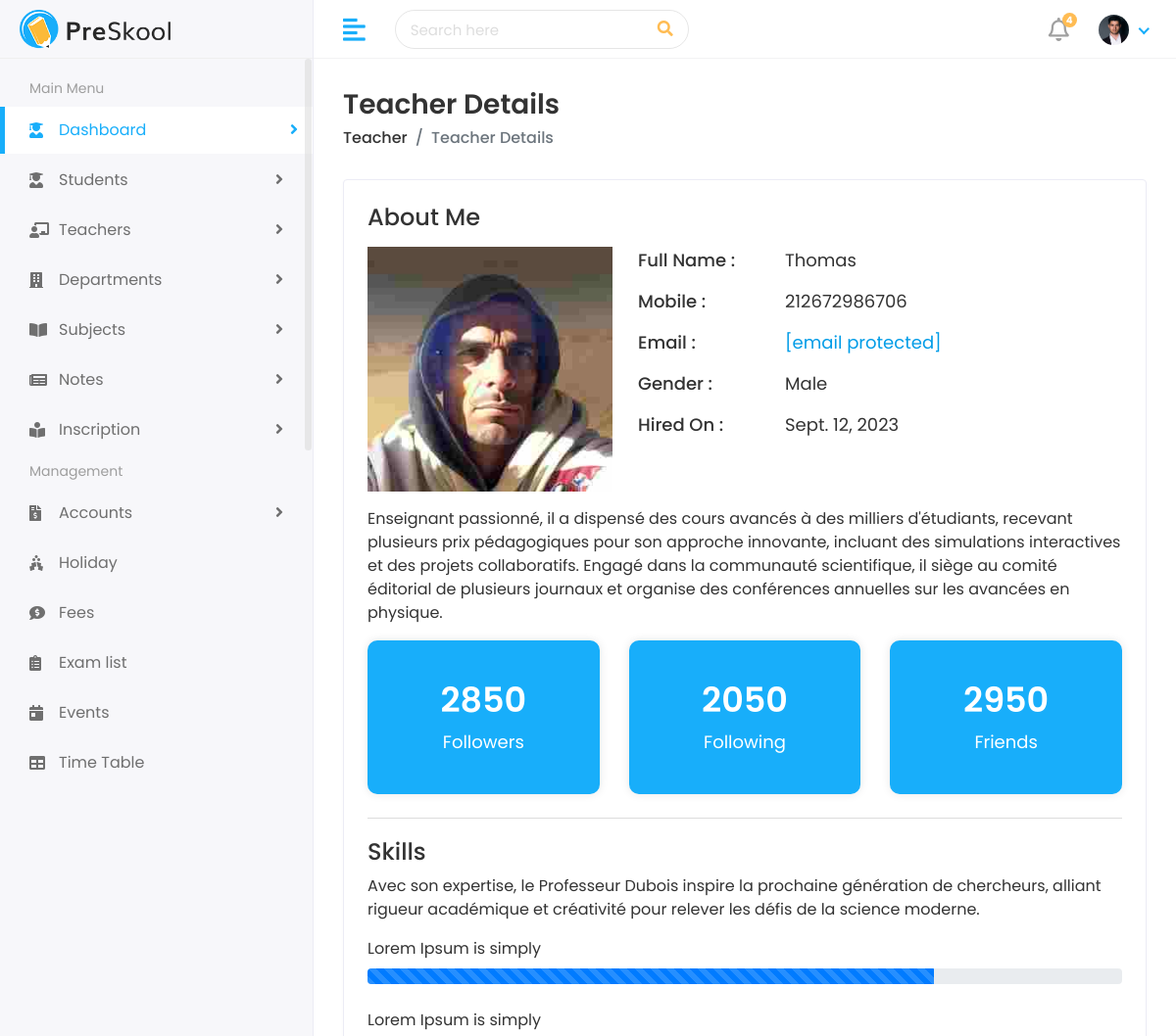
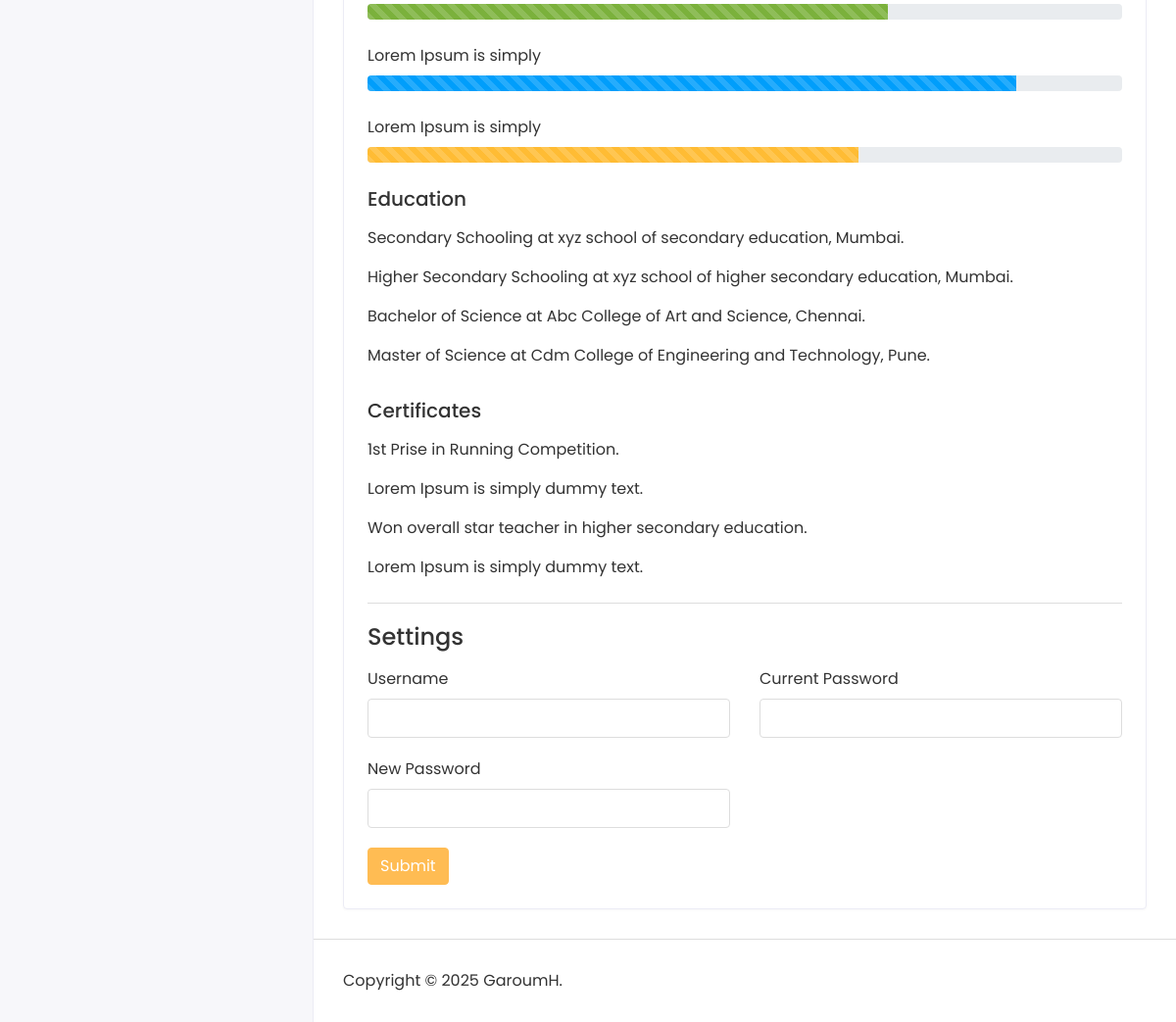
The page /teachers/teachers/thomas-bird-tec13/ (signed in) on the database its author committed (2 pictures, top to bottom).
### teachers/models.py (models this page shows, shortened)
class Teacher(models.Model):
    first_name = models.CharField(max_length=100)
    last_name = models.CharField(max_length=100)
    teacher_id = models.CharField(max_length=20)
    gender=models.CharField(max_length=10, choices=[('Male', 'Male'), ('Female', 'Female'), ('Others', 'Others')])
    mobil_number = models.CharField(max_length=15)
    teacher_email = models.EmailField(unique=True)
    subject = models.CharField(max_length=100)
    hired_on= models.DateField()
    teacher_image= models.ImageField(upload_to='teachers/', blank=True)
    is_active=models.BooleanField(default=True)
    slug = models.SlugField(max_length=255, unique=True, blank=True)

### teachers/views.py (the view)
# urls.py: path('teachers/<str:slug>/', views.view_teacher, name='view_teacher'),
def view_teacher(request, slug):
    teacher = get_object_or_404(Teacher, slug=slug)
    return render(request, "teachers/teacher-details.html", {
        'teacher': teacher
    })

### school/context_processors.py (called while the page is built)
def notifications(request):
    if request.user.is_authenticated:
        unread_notification = request.user.notification_set.filter(
            is_read=False)
        unread_notification_count = unread_notification.count()
        return {'unread_notification': unread_notification,
                'unread_notification_count': unread_notification_count}
    return {}

### templates/teachers/teacher-details.html (shortened to what this page needs)
{% extends 'Home/base.html' %}
{% load static %}
{% block body %}
<div class="page-wrapper">
    <div class="content container-fluid">
        <div class="page-header">
            <div class="row">
                <div class="col-sm-12">
                    <h3 class="page-title">Teacher Details</h3>
                    <ul class="breadcrumb">
                        <li class="breadcrumb-item"><a href="/teacher">Teacher</a></li>
                        <li class="breadcrumb-item active">Teacher Details</li>
                    </ul>
                </div>
            </div>
        </div>
        <div class="card">
            <div class="card-body">
                <div class="row">
                    <div class="col-md-12">
                        <div class="about-info">
                            <h4>About Me</h4>
                            <div class="media mt-3">
                                <img src="{{teacher.teacher_image.url}}" class="mr-3" alt="...">
                                <div class="media-body">
                                    <ul>
                                        <li>
                                            <span class="title-span">Full Name : </span>
                                            <span class="info-span">{{ teacher.first_name}}</span>
                                        </li>
                                        <li>
                                            <span class="title-span">Mobile : </span>
                                            <span class="info-span">{{teacher.mobil_number}}</span>
                                        </li>
                                        <li>
                                            <span class="title-span">Email : </span>
                                            <span class="info-span"><a href="{{teacher.teacher_email}}"
                                                    class="__cf_email__"
                                                    data-cfemail="7216131b010b32151f131b1e5c111d1f">[email&#160;protected]</a></span>
                                        </li>
                                        <li>
                                            <span class="title-span">Gender : </span>
                                            <span class="info-span">{{teacher.gender}}</span>
                                        </li>
                                        <li>
                                            <span class="title-span">Hired On : </span>
                                            <span class="info-span">{{teacher.hired_on}}</span>
                                        </li>
                                    </ul>
                                </div>
                            </div>
                            <div class="row mt-3">
                                <div class="col-md-12">
                                    <p>Enseignant passionné, il a dispensé des cours avancés à des milliers d'étudiants,
                                        recevant plusieurs prix pédagogiques pour son approche innovante, incluant des
                                        simulations interactives et des projets collaboratifs. Engagé dans la communauté
                                        scientifique, il siège au comité éditorial de plusieurs journaux et organise des
                                        conférences annuelles sur les avancées en physique.</p>
                                </div>
                            </div>
                            <div class="row follow-sec">
                                <div class="col-md-4 mb-3">
                                    <div class="blue-box">
                                        <h3>2850</h3>
                                        <p>Followers</p>
                                    </div>
                                </div>
                                <div class="col-md-4 mb-3">
                                    <div class="blue-box">
                                        <h3>2050</h3>
                                        <p>Following</p>
                                    </div>
                                </div>
                                <div class="col-md-4 mb-3">
                                    <div class="blue-box">
                                        <h3>2950</h3>
                                        <p>Friends</p>
                                    </div>
                                </div>
                            </div>
                        </div>
                    </div>
                </div>
                <div class="row mt-2">
                    <div class="col-md-12">
                        <div class="skill-info">
                            <h4>Skills</h4>
                            <p>Avec son expertise, le Professeur Dubois inspire la prochaine génération de chercheurs,
                                alliant rigueur académique et créativité pour relever les défis de la science moderne.
                            </p>
                            <ul>
                                <li>
                                    <label>Lorem Ipsum is simply</label>
                                    <div class="progress">
                                        <div class="progress-bar progress-bar-striped progress-bar-animated"
                                            role="progressbar" aria-valuenow="75" aria-valuemin="0" aria-valuemax="100"
                                            style="width: 75%"></div>
                                    </div>
                                </li>
                                <li>
                                    <label>Lorem Ipsum is simply</label>
                                    <div class="progress">
                                        <div class="progress-bar progress-bar-striped progress-bar-animated bg-success"
                                            role="progressbar" aria-valuenow="69" aria-valuemin="0" aria-valuemax="100"
                                            style="width: 69%"></div>
                                    </div>
                                </li>
                                <li>
                                    <label>Lorem Ipsum is simply</label>
                                    <div class="progress">
                                        <div class="progress-bar progress-bar-striped progress-bar-animated bg-info"
                                            role="progressbar" aria-valuenow="86" aria-valuemin="0" aria-valuemax="100"
                                            style="width: 86%"></div>
                                    </div>
                                </li>
                                <li>
                                    <label>Lorem Ipsum is simply</label>
                                    <div class="progress">
                                        <div class="progress-bar progress-bar-striped progress-bar-animated bg-warning"
                                            role="progressbar" aria-valuenow="65" aria-valuemin="0" aria-valuemax="100"
                                            style="width: 65%"></div>
                                    </div>
                                </li>
                            </ul>
                            <div class="row mt-3">
                                <div class="col-md-12">
                                    <h5>Education</h5>
                                    <p class="mt-3">Secondary Schooling at xyz school of secondary education, Mumbai.
                                    </p>
                                    <p>Higher Secondary Schooling at xyz school of higher secondary education, Mumbai.
                                    </p>
                                    <p>Bachelor of Science at Abc College of Art and Science, Chennai.</p>
                                    <p>Master of Science at Cdm College of Engineering and Technology, Pune.</p>
                                </div>
                            </div>
                            <div class="row mt-3">
                                <div class="col-md-12">
                                    <h5>Certificates</h5>
                                    <p class="mt-3">1st Prise in Running Competition.</p>
                                    <p>Lorem Ipsum is simply dummy text.</p>
                                    <p>Won overall star teacher in higher secondary education.</p>
                                    <p>Lorem Ipsum is simply dummy text.</p>
                                </div>
                            </div>
                        </div>
                    </div>
                </div>
                <div class="row mt-2">
                    <div class="col-md-12">
                        <div class="skill-info">
                            <h4>Settings</h4>
                            <form>
                                <div class="row mt-3">
                                    <div class="col-12 col-sm-6">
                                        <div class="form-group">
                                            <label>Username</label>
                                            <input type="text" class="form-control">
                                        </div>
                                    </div>
                                    <div class="col-12 col-sm-6">
                                        <div class="form-group">
                                            <label>Current Password</label>
                                            <input type="password" class="form-control">
                                        </div>
                                    </div>
                                    <div class="col-12 col-sm-6">
                                        <div class="form-group">
                                            <label>New Password</label>
                                            <input type="password" class="form-control">
                                        </div>
                                    </div>
                                    <div class="col-12">
                                        <button type="submit" class="btn btn-primary">Submit</button>
                                    </div>
                                </div>
                            </form>
                        </div>
                    </div>
                </div>
            </div>
        </div>
    </div>
    <footer>
        <p>Copyright © 2025 GaroumH.</p>
    </footer>
</div>
</div>
</body>
</html>
{% endblock %}

### static/assets/css/style.css (style rules this page uses)
html { height: 100%; }
body { background-color: #fff; color: #333; font-family: 'Poppins', sans-serif; font-size: 1rem; height: 100%; line-height: 1.5; overflow-x: hidden; }
h1, h2, h3, h4, h5, h6 { font-family: 'Poppins', sans-serif; margin-top: 0; }
.form-control { border: 1px solid #ddd; box-shadow: none; color: #333; font-size: 15px; height: 40px; }
input, input:focus, button, button:focus { outline: none; }
input[type=text], input[type=password] { -webkit-appearance: none; -moz-appearance: none; appearance: none; }
.form-group { margin-bottom: 1.25rem; }
ul, ol { padding: 0px; list-style: none; }
.bg-success, .badge-success { background-color: #7bb13c !important; }
.bg-info, .badge-info { background-color: #009efb !important; }
.bg-warning, .badge-warning { background-color: #ffbc34 !important; }
.btn-primary { background-color: #FFBC53; border: 1px solid #FFBC53; }
.card { border: 1px solid #ececf5; box-shadow: 0 1px 3px 0 rgba(0, 0, 0, 0.03); margin-bottom: 1.875rem; }
.card-body { padding: 1.5rem; }
footer { padding: 1.875rem 1.875rem; border-top: 1px solid #ddd; }
footer p { margin: 0px; }
.page-wrapper { margin-left: 320px; padding-top: 60px; position: relative; transition: all 0.4s ease; }
.page-wrapper > .content { padding: 1.875rem 1.875rem 0; }
.page-header { margin-bottom: 1.875rem; }
.page-header .breadcrumb { background-color: transparent; color: #6c757d; font-size: 1rem; font-weight: 500; margin-bottom: 0; padding: 0; }
.page-header .breadcrumb a { color: #333; }
.page-title { font-size: 28px; font-weight: 600; color: #333; margin-bottom: 5px; }
.about-info img { width: 250px; }
.about-info ul li { font-size: 18px; margin: 0px 0px 15px 10px; display: flex; }
.title-span { font-weight: 500; width: 150px; }
.blue-box { background-color: #18aefa; padding: 40px 30px; box-shadow: 0px 0px 10px 0px rgba(0, 0, 0, 0.1); border-radius: 10px; color: #fff; text-align: center; }
.follow-sec h3 { font-size: 35px; font-weight: 600; }
.follow-sec p { font-size: 18px; margin: 0px; }
.skill-info { padding-top: 20px; border-top: 1px solid #ddd; }
.skill-info ul li { margin-bottom: 25px; }

### rows shown on the page
Teacher: teacher_image (picture), first_name "Thomas", mobil_number "212672986706", gender "Male", hired_on "Sept. 12, 2023"

### other values the page prints
{{ unread_notification_count }} "4"
